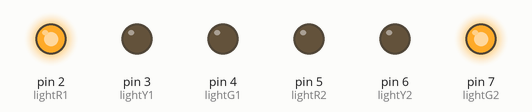
Simulated run of this sketch. Board: Arduino Uno, built with avr-gcc and run on an emulated ATmega328P. Parts: output pins drawn as LEDs (lit = HIGH).

Above: at 0.1 s.
At 45.1 s:
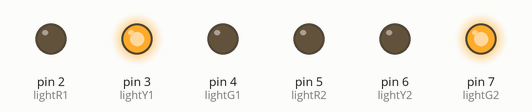
At 60.1 s:
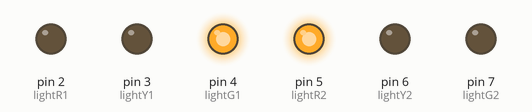
Timing chart, 0 to 61.6 s (numbered marks = the images above):
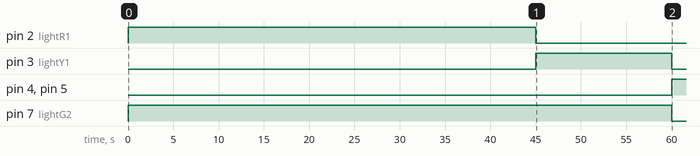

Measured:
- by itself, pin 2 (lightR1): LOW → HIGH at 0.00 s, → LOW 45.0 s later
- by itself, pin 3 (lightY1): LOW → HIGH at 45.0 s, → LOW 15.0 s later
- by itself, pin 4 (lightG1), pin 5 (lightR2): LOW → HIGH at 60.0 s
- by itself, pin 7 (lightG2): LOW → HIGH at 0.00 s, → LOW 60.0 s later

The sketch:

Traffic_light_SWEP_project.ino
```cpp
int lightR1 =2;
int lightR2 =5;
int lightY1 =3;
int lightY2 =6;
int lightG1 =4;
int lightG2 =7;
void setup() {
  pinMode(lightR1,OUTPUT);
  pinMode(lightR2,OUTPUT);
  pinMode(lightY1,OUTPUT);
  pinMode(lightY2,OUTPUT);
  pinMode(lightG1,OUTPUT);
  pinMode(lightG2,OUTPUT);
  // put your setup code here, to run once:

}

void loop() {
  digitalWrite(lightR1,HIGH);
  digitalWrite(lightG2,HIGH);
  delay(45000);
  digitalWrite(lightR1,LOW);
  digitalWrite(lightY1,HIGH);
  delay(15000);
  digitalWrite(lightG1,HIGH);
  digitalWrite(lightR2,HIGH);
  digitalWrite(lightY1,LOW);
  digitalWrite(lightG2,LOW);
  delay(30000);
digitalWrite(lightR2,HIGH);
  digitalWrite(lightG1,HIGH);
  delay(45000);
  digitalWrite(lightR2,LOW);
  digitalWrite(lightY2,HIGH);
  delay(15000);
  digitalWrite(lightG2,HIGH);
  digitalWrite(lightR1,HIGH);
  digitalWrite(lightY2,LOW);
  digitalWrite(lightG1,LOW);


  // put your main code here, to run repeatedly:

}
```
